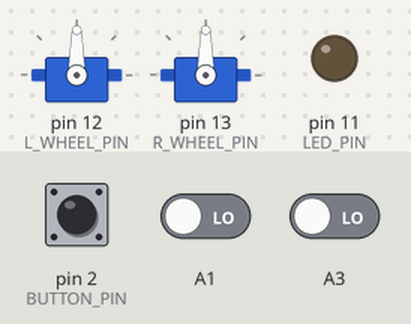
Simulated run of this sketch. Board: Arduino Uno, built with avr-gcc and run on an emulated ATmega328P. Parts: 2 × servo, output pins drawn as LEDs (lit = HIGH). The inputs (shaded band) are chosen by the test bench; at power-on: pin 2 (BUTTON_PIN) HIGH, A1 LOW, A3 LOW.

Above: at 1.2 s.
1.3 s: pin 2 (BUTTON_PIN) pulled LOW for 0.15 s
At 1.46 s:
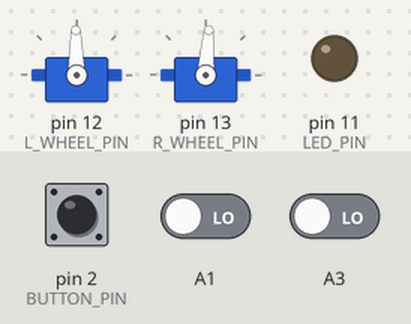
3.2 s: A1 driven HIGH
At 3.34 s:
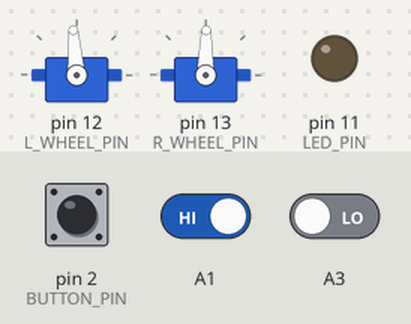
Timing chart, 0 to 6.2 s (numbered marks = the images above; inputs shaded):
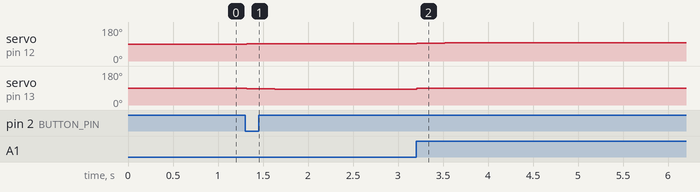

The sketch:

LineFollower.ino
```cpp
/*
 * Line Follower main class:
 *  - setup of the robot
 *  - main loop
 *  - button handler
 */

#include "Arduino.h"
#include "Config.h"
#include <Servo.h>
#include "Enums.h"
#include "Robot.h"


Robot robot;

int lastButtonPressTime;

Enums::State start_state;


void setup() {

  Serial.begin(115200);

  //  button setup
  pinMode(BUTTON_PIN, INPUT_PULLUP);
  attachInterrupt(
    digitalPinToInterrupt(BUTTON_PIN), onButtonPressed, FALLING);
  lastButtonPressTime = 0;

  //  led setup
  pinMode(LED_PIN, OUTPUT);

  //  robot setup
  robot.setMotors(MIN_PULSE, MAX_PULSE, SPEED, TURN_SPEED);
  robot.setState(Enums::BeforeStart);

}


void loop() {

  Enums::State state = robot.getState();
  delay(10);
  switch (state) {

    case Enums::Running:
      robot.followTheLine();
      return;

    case Enums::BeforeStart:
      robot.stopMotors();
      return;

    default:
      // never
      return;
  }
}


// button press handler (using interrupt)
void onButtonPressed() {

  int currentTime = millis();
  if ((currentTime - lastButtonPressTime) < 1000)
    return;

  //robot.flash();
  lastButtonPressTime = currentTime;

  switch (robot.getState()) {

    case Enums::BeforeStart:
      robot.setState(Enums::Running);
      return;

    case Enums::Running:
      robot.setState(Enums::BeforeStart);
      //robot.flash();
      return;

    default:
      // never
      return;
  }
}
```

Control.h
```cpp
#ifndef Control_h
#define Control_h

#include "Motor.h"

/*  Control of robot left and right motors:
    movement forward and turning (rotation or pivot turn)
*/

class Control
{
  public:

    Enums::Direction lastDirection = Enums::Forward;

    Control()
    {};

    void setMotors(int leftPin, int rightPin, int minPulse, int maxPulse)
    {
      centerPulse = (minPulse + maxPulse) / 2;

      _leftMotor.attach(leftPin, minPulse, maxPulse);
      _leftMotor.setCenterPulseAndDirection(centerPulse, false);

      _rightMotor.attach(rightPin, minPulse, maxPulse);
      _rightMotor.setCenterPulseAndDirection(centerPulse, true);

      stop();
    }

    void setSpeed(int speedParam, int turnSpeed)
    {
      speed = speedParam;
      rotationSpeed = turnSpeed;
      insideTurnSpeed = turnSpeed/2;
      outsideTurnSpeed = turnSpeed;
    }

    void move(Enums::Direction direction) {
      lastDirection = direction;
      switch (direction) {
        case Enums::Forward:
          moveForward();
          break;
        case Enums::Left:
          turnLeft();   // pivot turn
          break;
        case Enums::Right:
          turnRight();  // pivot turn
          break;
        default:
          break;
      }
    }

    void turnLeft(int turnSpeed)
    {
      _leftMotor.go(insideTurnSpeed);
      _rightMotor.go(outsideTurnSpeed + turnSpeed);
    }

    void turnRight(int turnSpeed)
    {
      _rightMotor.go(insideTurnSpeed);
      _leftMotor.go(outsideTurnSpeed + turnSpeed);
    }

    void rotateLeft()
    {
      _leftMotor.go( -rotationSpeed);
      _rightMotor.go( rotationSpeed);
    }

    void rotateRight()
    {
      _leftMotor.go(  rotationSpeed);
      _rightMotor.go(-rotationSpeed);
    }


    void stop()
    {
      _leftMotor.stop();
      _rightMotor.stop();
    }

  private:

    void moveForward()
    {
      _leftMotor.go(speed);
      _rightMotor.go(speed);
    }

    void turnLeft()
    {
      //_leftMotor.go(insideTurnSpeed);
      _leftMotor.stop();
      _rightMotor.go(outsideTurnSpeed);
    }

    void turnRight()
    {
      _rightMotor.stop();
      _leftMotor.go(outsideTurnSpeed);

      //_rightMotor.go(insideTurnSpeed);
    }


    int speed;
    int rotationSpeed;
    int insideTurnSpeed;
    int outsideTurnSpeed;
    int centerPulse;
    Motor _leftMotor, _rightMotor;


};

#endif
```

Enums.h
```cpp
#ifndef Enums_h
#define Enums_h

/* Enums for description of state and direction */

class Enums
{
  public:

    // states of robot
    enum State
    {
      BeforeStart,
      Running
    };

    // Direction
    enum Direction
    {
      Forward,
      Left,
      Right,
      Backward
    };


};

#endif
```

Motor.h
```cpp
#ifndef Motor_h
#define Motor_h

/*
     Servo Motor:

     the pulse width [microsec]:
     min_pulse ~   0-degree angle on the servo (defaults to  500)
     max_pulse ~ 180-degree angle on the servo (defaults to 2500)
*/

class Motor : public Servo
{
  public:
    Motor(void) {
      _dir = 1;
    }

    void go(int speed)
    {
      writeMicroseconds(_centerPulse + _dir * speed);
    }

    void stop()
    {
      writeMicroseconds(_centerPulse);
    }

    void setCenterPulseAndDirection(int centerPulse, bool right)
    {
      if (right)
      {
        _dir = -1;
        _centerPulse = centerPulse;

      }
      else
        _dir = 1;
        _centerPulse = centerPulse;
    }

  private:
    int _centerPulse;
    int _dir;
};

#endif
```

Robot.h
```cpp
#ifndef Robot_h
#define Robot_h

#include "Control.h"
#include "Sensors.h"
#include "Enums.h"
#include "Config.h"

/* Robot following the black line (when in "Running" state) */
class Robot

{
private:
  Control control;
  Sensors sensors;

  Enums::State state;  // {BeforeStart, Running}

  int leftSpeedDegree = 0;
  int rightSpeedDegree = 0;

public:

  Robot(){
  };

  /* basic setup */

  void setMotors(
  int minPulse, int maxPulse, int speed, int turn_speed) {
    control.setMotors(L_WHEEL_PIN, R_WHEEL_PIN, minPulse, maxPulse);
    control.setSpeed(speed, turn_speed);

  }

  void setState(Enums::State s) {
    state = s;
  }

  Enums::State getState() {
    return state;
  }

  /* behavior */

  // state Running:
  // follow the black line
  void followTheLine() {

    if (sensors.isLeftInnerOnBlack()){
      if (leftSpeedDegree < SPEED_DEGREE_MAX){
        leftSpeedDegree++;
        control.turnLeft(leftSpeedDegree);
      }
    }
    else if (sensors.isRightInnerOnBlack()) {
      if (rightSpeedDegree < SPEED_DEGREE_MAX){
        rightSpeedDegree++;
        control.turnRight(rightSpeedDegree);
      }
    }
    else if (sensors.isMiddleOnBlack()) {
      // on the line
      leftSpeedDegree=0;
      rightSpeedDegree=0;
      control.move(Enums::Forward);
    }
    else {

      // TODO: spiral
      //control.stop();
      //rotateUntilOnLine();
    }


  }

  // TODO: spiral
  // recovery rotation (outside the line)
  void rotateUntilOnLine() {
    flash();
    while (!sensors.isMiddleOnBlack()) {
      if (sensors.isLeftInnerOnBlack()) {
        control.rotateLeft();
        delay(300);
      }
      else {
        control.rotateRight();
        delay(300);
      }
    }
  }

  // state BeforeStart:
  // stop
  void stopMotors() {
    control.stop();
  }


  /* utils */

  // flash the LED
  void flash() {
    digitalWrite(LED_PIN, HIGH);
    delay(200);
    digitalWrite(LED_PIN, LOW);
    delay(200);
  }

  void testSensors() {
    sensors.printSensors();
  }
};

#endif #
```

Sensors.h
```cpp
#ifndef Sensors_h
#define Sensors_h

#include "Config.h"

#define BLACK LOW
#define WHITE HIGH

/*_    Front IR sensors:

    [L_OUTER]  [L_INNER][MIDDLE][R_INNER]  [R_OUTER]

*/
class Sensors
{
  public:

    bool isMiddleOnBlack()
    {
      return readSensor(SENSOR_MIDDLE);
    }

    bool isLeftInnerOnBlack()
    {
      return readSensor(SENSOR_L_INNER);
    }

    bool isRightInnerOnBlack()
    {
      return readSensor(SENSOR_R_INNER);
    }

    void printSensors()
    {
      Serial.print(isLeftInnerOnBlack());
      Serial.print(isMiddleOnBlack());
      Serial.println(isRightInnerOnBlack());
    }

  private:

    bool readSensor(int pin)
    {
      return digitalRead(pin) == BLACK;
    }


};
#endif
```

Config.h
```cpp
#ifndef Config_h
#define Config_h

#define BUTTON_PIN 2

#define LED_PIN 11

#define L_WHEEL_PIN 12
#define R_WHEEL_PIN 13

#define SENSOR_L_OUTER A0
#define SENSOR_L_INNER A1
#define SENSOR_MIDDLE A2
#define SENSOR_R_INNER A3
#define SENSOR_R_OUTER A4


#define MIN_PULSE  500
#define MAX_PULSE 2500

#define SPEED 160//150
#define TURN_SPEED 30 //30
#define SPEED_DEGREE_MAX 50

#endif#
```

Measured:
- after the input at 1.3 s, servo on pin 12 (L_WHEEL_PIN): 90° → 91° at once; servo on pin 13 (R_WHEEL_PIN): moves from 90° to 83° over 0.43 s, starting at once
- after the input at 3.2 s, servo on pin 12 (L_WHEEL_PIN): moves from 91° to 97° over 0.43 s, starting at once; servo on pin 13 (R_WHEEL_PIN): 83° → 89° at once
